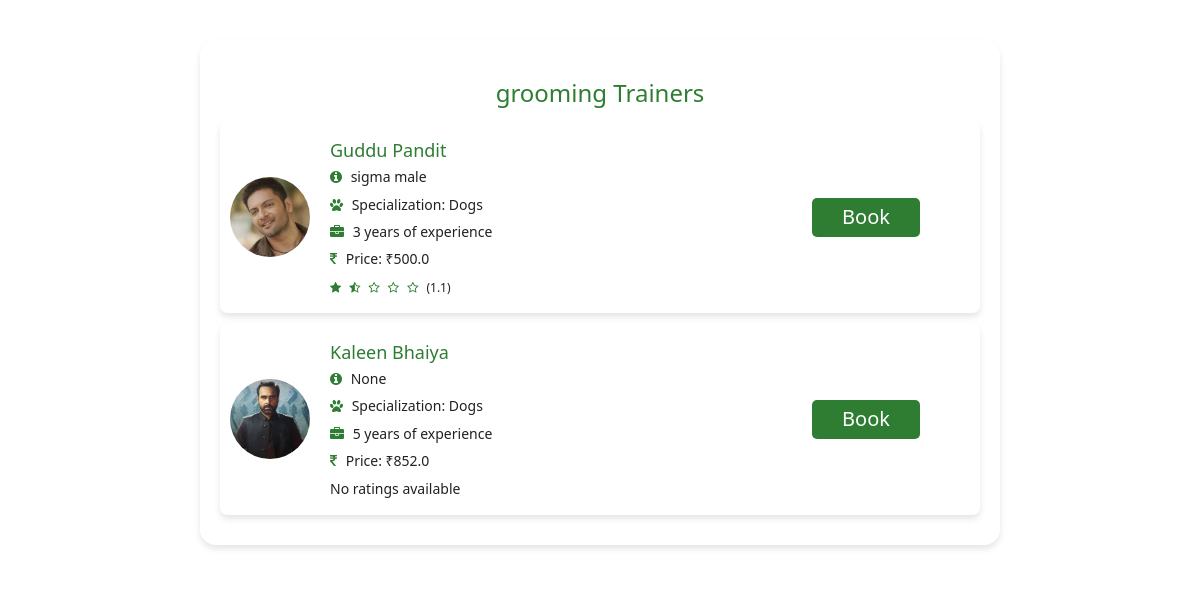
The app's page /service/1/trainers with its own data.
### models.py (models this page shows, shortened)
class Service(db.Model):
    id = db.Column(db.Integer, primary_key=True)
    name = db.Column(db.String(100), nullable=False)
    description = db.Column(db.Text, nullable=True)
    image=db.Column(db.String(255), nullable=True)

class TrainerService(db.Model):
    __tablename__ = 'trainer_services'
    id = db.Column(db.Integer, primary_key=True)
    trainer_id = db.Column(db.Integer, db.ForeignKey('trainer.id'), nullable=False)
    service_id = db.Column(db.Integer, db.ForeignKey('service.id'), nullable=False)
    price = db.Column(db.Float, nullable=False)
    trainer = db.relationship('Trainer', backref=db.backref('trainer_services', lazy=True))
    service = db.relationship('Service', backref=db.backref('trainer_services', lazy=True))

class User(db.Model, UserMixin):
    id = db.Column(db.Integer, primary_key=True)
    name = db.Column(db.String(100), nullable=False)
    email = db.Column(db.String(100), nullable=False, unique=True)
    password = db.Column(db.String(200), nullable=False)
    mobile_number = db.Column(db.String(15), unique=True, nullable=True)
    role = db.Column(db.String(100), nullable=False)
    created_at = db.Column(db.DateTime, default=datetime.utcnow)
    profile_picture = db.Column(db.String(255), nullable=True)

class Trainer(db.Model):
    id = db.Column(db.Integer, primary_key=True)
    user_id = db.Column(db.Integer, db.ForeignKey('user.id'), nullable=False)
    user = db.relationship('User', backref='trainers')
    verified = db.Column(db.String(50), default='Pending', nullable=False)
    experience = db.Column(db.Integer, nullable=True)
    specialization = db.Column(db.String(100), nullable=True)
    availability_schedule = db.Column(db.JSON, nullable=True)
    location = db.Column(db.String(100), nullable=True)
    bio = db.Column(db.Text, nullable=True)
    ratings = db.Column(db.Float, nullable=True)
    aadhaar_image_path = db.Column(db.String(255), nullable=True)
    pan_card_image_path = db.Column(db.String(255), nullable=True)
    certifications = db.relationship('Certification', backref='trainer_certifications', lazy=True)
    services = db.relationship('Service', secondary='trainer_services', backref='trainers')

### app.py (the view)
@app.route('/service/<int:service_id>/trainers')
def list_trainers(service_id):
    service = Service.query.get_or_404(service_id)
    approved_trainers = (
        db.session.query(Trainer, TrainerService.price)
        .join(TrainerService)
        .filter(
            TrainerService.service_id == service.id,
            Trainer.verified == VerificationStatus.APPROVED
        )
        .all()
    )
    return render_template('trainers_list.html', trainers=approved_trainers, service=service)

### templates/trainers_list.html (shortened to what this page needs)
<!DOCTYPE html>
<html lang="en">
<head>
    <link rel="stylesheet" href="https://maxcdn.bootstrapcdn.com/bootstrap/3.3.7/css/bootstrap.min.css">
    <link rel="stylesheet" href="https://cdnjs.cloudflare.com/ajax/libs/font-awesome/4.7.0/css/font-awesome.min.css">
    <link rel="stylesheet" href="https://cdnjs.cloudflare.com/ajax/libs/font-awesome/4.7.0/css/font-awesome.min.css">
</head>
<body>
    <div class="container">
        <div class="card">
            <h3>{{ service.name }} Trainers</h3>
            <div class="trainer-list">
                {% if trainers %}
                    {% for trainer, price in trainers %}
                        <div class="trainer-item">
                            <div class="media">
                                <div class="pull-left">
                                    <img src="{{ url_for('static', filename=trainer.user.profile_picture or 'images/profile_pictures/default_avatar.png') }}"
                                         alt="Profile Picture"
                                         class="profile-picture">
                                </div>
                                <div class="media-body">
                                    <h4>{{ trainer.user.name }}</h4>
                                    <div class="media-content">
                                        <ul>
                                            <li><i class="fa fa-info-circle"></i> {{ trainer.bio }}</li>
                                            <li><i class="fa fa-paw"></i> Specialization: {{ trainer.specialization }}</li>
                                            <li><i class="fa fa-briefcase"></i> {{ trainer.experience }} years of experience</li>
                                            <li><i class="fa fa-inr"></i> Price: ₹{{ price }}</li>
                                            <li>
                                                {% if trainer.ratings is not none %}
                                                    <div class="star-rating">
                                                        {% set ratings_int = trainer.ratings | int %}
                                                        {% set ratings_decimal = trainer.ratings - ratings_int %}
                                                        {% for i in range(5) %}
                                                            {% if i < ratings_int %}
                                                                <i class="fa fa-star full-star"></i>
                                                            {% elif i == ratings_int and ratings_decimal > 0 %}
                                                                <i class="fa fa-star-half-o full-star"></i>
                                                            {% else %}
                                                                <i class="fa fa-star-o"></i>
                                                            {% endif %}
                                                        {% endfor %}
                                                        ({{ trainer.ratings }})
                                                    </div>
                                                {% else %}
                                                    <span>No ratings available</span>
                                                {% endif %}
                                            </li>
                                        </ul>
                                    </div>
                                </div>
                            </div>
                            <button class="book-now-btn">Book</button>
                        </div>
                    {% endfor %}
                {% else %}
                    <div class="no-trainers">No approved trainers available for this service.</div>
                {% endif %}
            </div>
        </div>
    </div>
</body>
</html>

### templates/trainers_list.html (style rules this page uses)
:root { --primary: #2e7d32; --primary-light: #4caf50; --secondary: #f5f5f5; --text-dark: #212121; --text-light: #ffffff; --danger: #d32f2f; --card-bg: rgba(255, 255, 255, 0.62); --shadow: 0 4px 6px rgba(0, 0, 0, 0.1); --transition: all 0.3s ease; }
body { font-family: 'Segoe UI', system-ui, sans-serif; min-height: 100vh; background: url('https://images.pexels.com/photos/1108099/pexels-photo-1108099.jpeg?cs=srgb&dl=pexels-chevanon-1108099.jpg&fm=jpg') no-repeat center center/cover; color: var(--text-dark); line-height: 1.6; position: relative; margin-top: 20px; }
.card { background-color: var(--card-bg); border-radius: 16px; box-shadow: var(--shadow); padding: 2rem; margin: 2rem auto; max-width: 800px; }
.card h3 { color: var(--primary); margin-bottom: 1.5rem; text-align: center; }
.star-rating { display: inline-block; font-size: 1.2rem; }
.full-star { color: gold; }
.trainer-list { margin-top: 1rem; }
.trainer-item { background-color: var(--card-bg); border-radius: 8px; box-shadow: var(--shadow); padding: 1rem; margin-bottom: 1rem; transition: var(--transition); display: flex; justify-content: space-between; align-items: center; }
.trainer-item .media { display: flex; align-items: center; flex-grow: 1; }
.trainer-item .media img { width: 80px; height: 80px; border-radius: 50%; object-fit: cover; margin-right: 1rem; }
.trainer-item .media-body h4 { color: var(--primary); margin-bottom: 0.5rem; }
.trainer-item .media-content { margin-top: 0.5rem; }
.trainer-item .media-content ul { list-style: none; padding: 0; margin: 0; }
.trainer-item .media-content ul li { display: block; margin-bottom: 0.5rem; color: var(--text-dark); }
.trainer-item .media-content ul li i { margin-right: 0.5rem; color: var(--primary); }
.book-now-btn { background-color: var(--primary); color: var(--text-light); border: none; border-radius: 5px; padding: 0.35rem 3rem; font-size: 2rem; cursor: pointer; transition: var(--transition); margin-right: 5rem; }

### records on screen
Service: name "grooming"
TrainerService: profile_picture (picture), user.name "Guddu Pandit", bio "sigma male", specialization "Dogs", experience "3", price "500.0", ratings "1.1"
TrainerService: profile_picture (picture), user.name "Kaleen Bhaiya", bio "None", specialization "Dogs", experience "5", price "852.0", shows "No ratings available"
